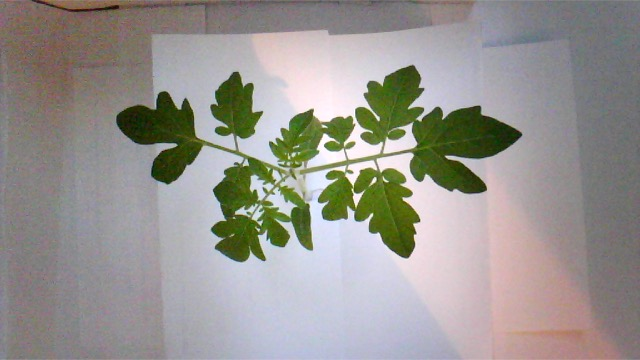
#> input picture Plants Database Project/81w.jpg, 640 x 360 px
$ python computer_vision.py
#> lines starting #> are read from the running program, lines starting #| are printed output that depends on the picture; after the words box and inside, x2 and y2 are one past the last pixel; in counts of white or black regions, pixels touching at a corner belong together
from datetime import datetime
import pandas as pd
import numpy as np
import cv2


h = 22
path = '81w.jpg'


font = cv2.FONT_HERSHEY_SIMPLEX
fontScale = 3
color = (0, 255, 0)
thickness = 2


img = cv2.imread(path)
#> img is the input picture: shape (360, 640, 3); mean B, G, R 144.3, 148.9, 152.1

imgDenoised = cv2.fastNlMeansDenoisingColored(img, None, 10, 10, 7, 21)
imgGreenChannel = imgDenoised[:, :, 1]
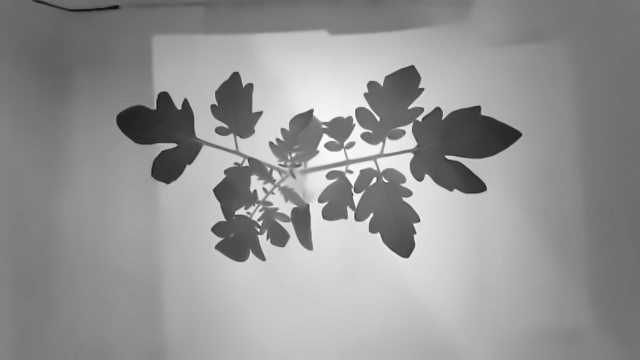
#> imgGreenChannel: shape (360, 640); min 13, max 254, mean 148.6
blur = cv2.bilateralFilter(imgGreenChannel, 7, 11, 11)
ret, th = cv2.threshold(blur, 0, 255, cv2.THRESH_BINARY + cv2.THRESH_OTSU)
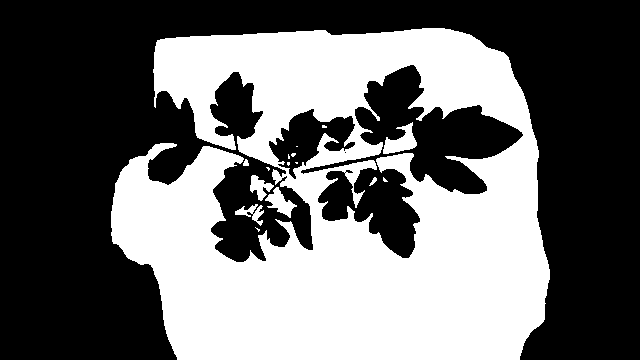
#> th: shape (360, 640); 42.3% white; 16 white regions (9 under 20 px), largest, box (x1, y1, x2, y2) and area: (111, 28, 550, 360) 95707, (383, 122, 417, 154) 544, (265, 187, 297, 218) 420
#> ret = 154

unique, counts = np.unique(th, return_counts=True)
#> unique = [0, 255]; counts = [133028, 97372]
result = dict(zip(unique, counts))
#> result = {0: 133028, 255: 97372}

real_cm2 = round((result[255] / (14.695 * (h**2) - 1148.5 * h + 24123)), 2)
#> real_cm2 = 16.31
corrected_real_cm2 = real_cm2 - real_cm2 * 0.10
#> corrected_real_cm2 = 14.68
img_height, img_width, _ = img.shape
#> img_height = 360; img_width = 640
org = (10, img_height - 10)
#> org = (10, 350)
current_datetime = datetime.now().strftime("%d/%m/%Y %H:%M")

cv2.putText(img, str(corrected_real_cm2) + ' cm2. ' + str(current_datetime), org, font,
            fontScale, color, thickness, cv2.LINE_AA)
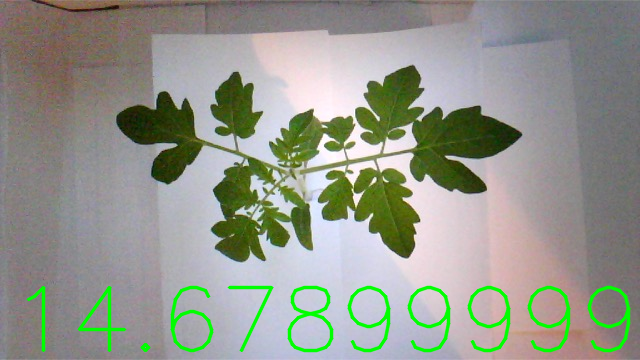
#> img: shape (360, 640, 3); 3.53% of pixels changed, all inside (x1, y1, x2, y2) = (26, 285, 631, 353)


cv2.imwrite('test_image.jpg', img)
cv2.imwrite('test_threshold.jpg', th)

print("Done!")

$ run again, with Plants Database Project/100w.jpg copied over Plants Database Project/81w.jpg
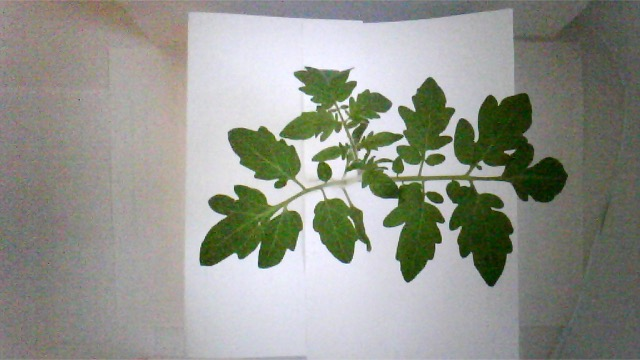
#> input picture Plants Database Project/100w.jpg, 640 x 360 px
#> img is the input picture: shape (360, 640, 3); mean B, G, R 140.7, 148.8, 146.9
#> `ret, th = cv2.threshold(blur, 0, 255, cv2.THRESH_BINARY + cv2.THRESH_O..`:
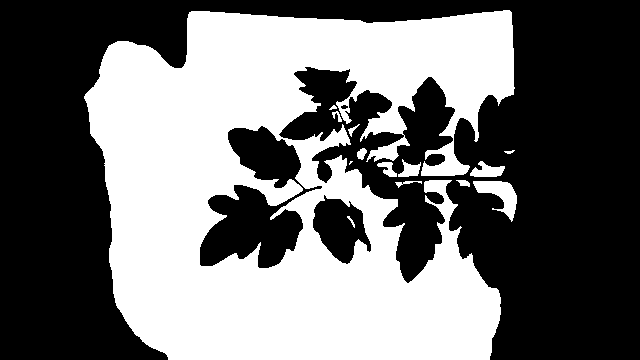
#> th: shape (360, 640); 44.1% white; 14 white regions (1 under 20 px), largest, box (x1, y1, x2, y2) and area: (84, 10, 515, 360) 99730, (473, 181, 517, 222) 799, (470, 161, 505, 177) 335
#> ret = 153
#> unique = [0, 255]; counts = [128763, 101637]
#> result = {0: 128763, 255: 101637}
#> real_cm2 = 17.03
#> corrected_real_cm2 = 15.33
#> `cv2.putText(img, str(corrected_real_cm2) + ' cm2. ' + str(current_date..`:
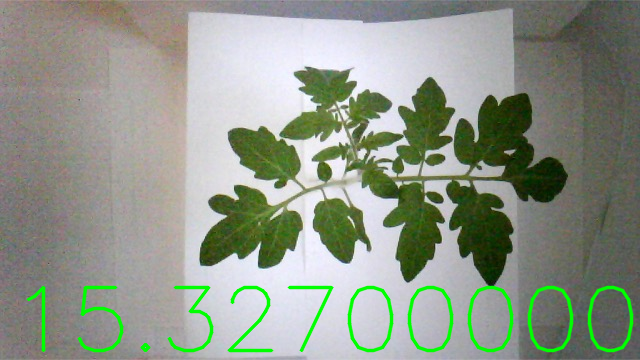
#> img: shape (360, 640, 3); 3.25% of pixels changed, all inside (x1, y1, x2, y2) = (26, 285, 634, 353)

$ run again, with Plants Database Project/101w.jpg copied over Plants Database Project/81w.jpg
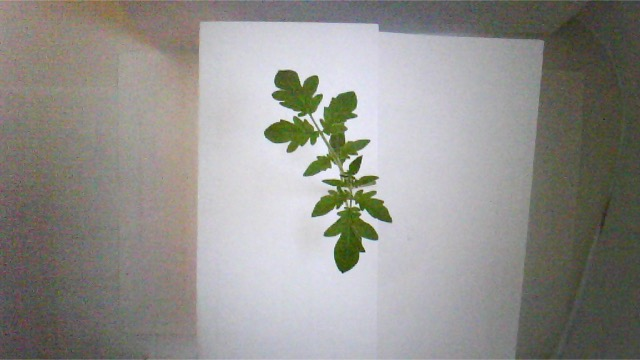
#> input picture Plants Database Project/101w.jpg, 640 x 360 px
#> img is the input picture: shape (360, 640, 3); mean B, G, R 141.4, 145.3, 147.1
#> `ret, th = cv2.threshold(blur, 0, 255, cv2.THRESH_BINARY + cv2.THRESH_O..`:
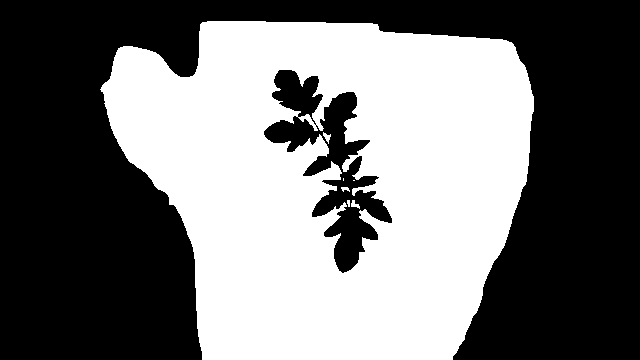
#> th: shape (360, 640); 45.9% white; 7 white regions (3 under 20 px), largest, box (x1, y1, x2, y2) and area: (100, 21, 534, 360) 105703, (323, 132, 331, 144) 45, (351, 200, 360, 209) 42, (341, 187, 350, 192) 29
#> ret = 148
#> unique = [0, 255]; counts = [124558, 105842]
#> result = {0: 124558, 255: 105842}
#> real_cm2 = 17.73
#> corrected_real_cm2 = 15.96
#> `cv2.putText(img, str(corrected_real_cm2) + ' cm2. ' + str(current_date..`:
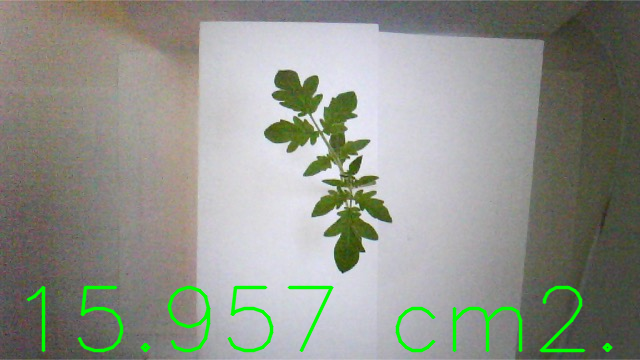
#> img: shape (360, 640, 3); 2.5% of pixels changed, all inside (x1, y1, x2, y2) = (26, 285, 613, 353)

$ run again, with Plants Database Project/82w.jpg copied over Plants Database Project/81w.jpg
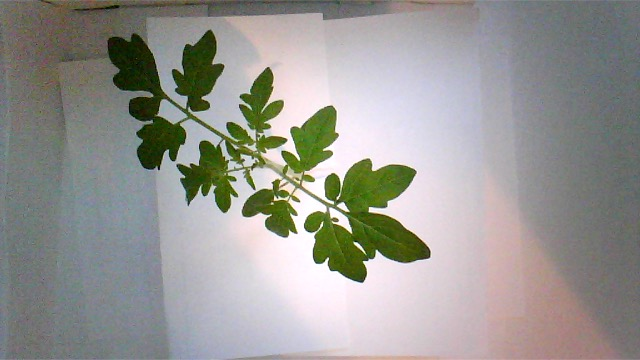
#> input picture Plants Database Project/82w.jpg, 640 x 360 px
#> img is the input picture: shape (360, 640, 3); mean B, G, R 146.9, 151.3, 152.1
#> `ret, th = cv2.threshold(blur, 0, 255, cv2.THRESH_BINARY + cv2.THRESH_O..`:
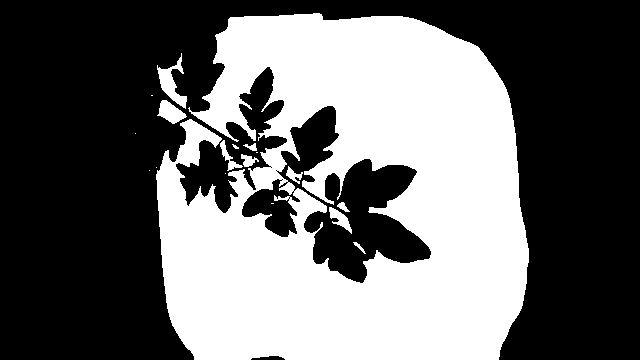
#> th: shape (360, 640); 41.2% white; 18 white regions (8 under 20 px), largest, box (x1, y1, x2, y2) and area: (156, 13, 529, 360) 93121, (157, 53, 187, 109) 596, (157, 100, 187, 124) 395
#> ret = 158
#> unique = [0, 255]; counts = [135386, 95014]
#> result = {0: 135386, 255: 95014}
#> real_cm2 = 15.92
#> corrected_real_cm2 = 14.33
#> `cv2.putText(img, str(corrected_real_cm2) + ' cm2. ' + str(current_date..`:
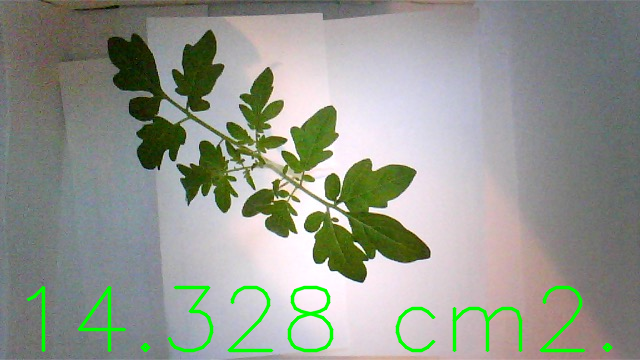
#> img: shape (360, 640, 3); 2.6% of pixels changed, all inside (x1, y1, x2, y2) = (26, 285, 613, 353)
